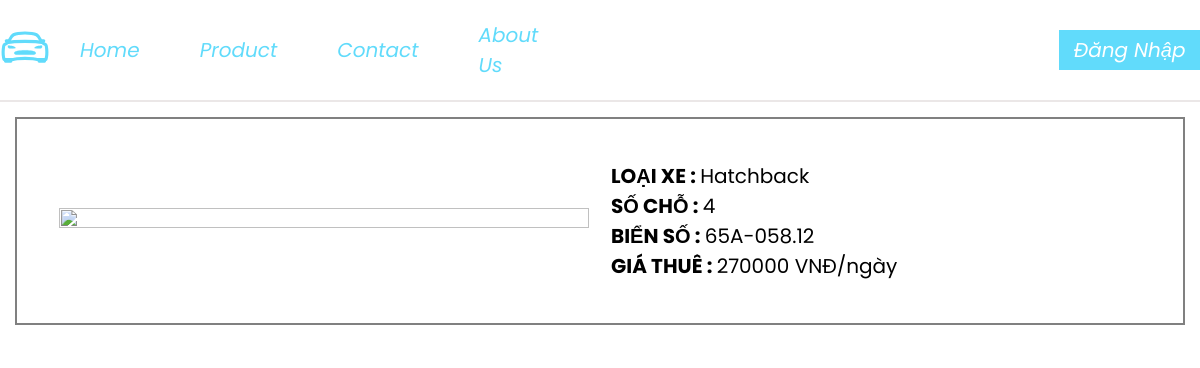
The page /car.php?name=65A-058.12 on the database as committed earlier.
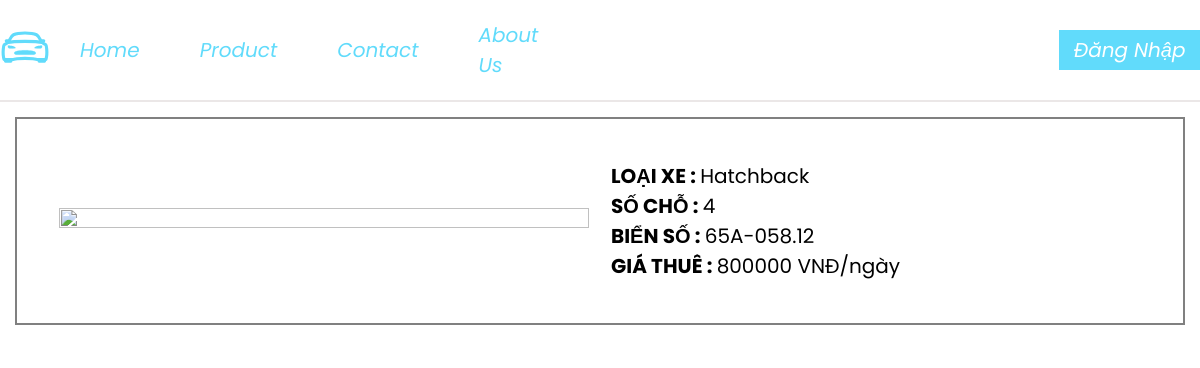
The same page on the database as committed later.
### tables this page shows
CREATE TABLE `car` (
  `carID` int(11) NOT NULL AUTO_INCREMENT,
  `carNumPlate` varchar(20) NOT NULL,
  `typeID` int(11) NOT NULL,
  `carDescribe` varchar(100) DEFAULT NULL,
  `carState` int(11) DEFAULT 0,
  `carImg` longblob DEFAULT NULL,
  PRIMARY KEY (`carID`),
  UNIQUE KEY `carNumPlate` (`carNumPlate`),
  KEY `fkCarType` (`typeID`),
  CONSTRAINT `fkCarType` FOREIGN KEY (`typeID`) REFERENCES `cartype` (`typeID`)
);

CREATE TABLE `cartype` (
  `typeID` int(11) NOT NULL AUTO_INCREMENT,
  `typeName` varchar(100) DEFAULT NULL,
  `seatNum` int(11) DEFAULT 0,
  `price` int(11) DEFAULT 0,
  PRIMARY KEY (`typeID`),
  UNIQUE KEY `typeName` (`typeName`),
  CONSTRAINT `ckSeatNum` CHECK (`seatNum` >= 0),
  CONSTRAINT `ckPrice` CHECK (`price` >= 0)
);

### car.php (the view, shortened to what this page needs)
<!DOCTYPE html>
<html lang="vn">
<head>
    <link rel="stylesheet" type="text/css" href="style.css">
    <link rel="stylesheet" type="text/css" href="style-car.css">
</head>
<body>
    <?php include('header.php') ?>
	<div id="container">
        <?php
            if(isset($_REQUEST['name'])){
                require "connection.php";
                $query = "SELECT * FROM car c JOIN carType ct ON c.typeid=ct.typeid
                    WHERE c.carNumPlate='$_REQUEST[name]'";
                $result = $conn->query($query)
                    or die("Data retrieval failed" . $conn->conenct_error);
                $row = $result->fetch_assoc();
                 if($row){
                    echo "<div class=\"car-info\">
                        <table id=\"frame\">
                            <tr>
                                <td id=\"fr-left\" align=\"right\"><img class=\"carImg\" src='imgLoad.php?name=$row[carID]'></td>
                                <td id=\"fr-right\">
                                    <b>LOẠI XE	: </b>$row[typeName]<br>
                                    <b>SỐ CHỖ 	: </b>$row[seatNum]<br>
                                    <b>BIỂN SỐ	: </b>$row[carNumPlate]<br>
                                    <b>GIÁ THUÊ	: </b>$row[price] VNĐ/ngày<br>";
                                echo "</td>
                            </tr>
                        </table>
                    </div>";
                }
            }
        ?>
	</div>
</body>
</html>

Rows that differ between the two databases and show on the page:
changed through a linked row, car "Hatchback": typeID.price "270000" → "800000"
